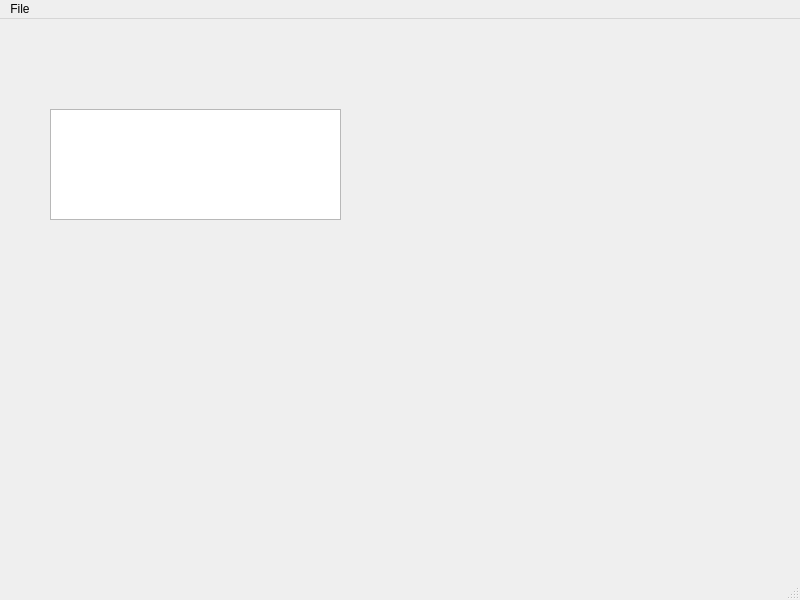
<?xml version="1.0" encoding="UTF-8"?>
<ui version="4.0">
 <class>MainWindow</class>
 <widget class="QMainWindow" name="MainWindow">
  <property name="geometry">
   <rect>
    <x>0</x>
    <y>0</y>
    <width>800</width>
    <height>600</height>
   </rect>
  </property>
  <property name="windowTitle">
   <string>MainWindow</string>
  </property>
  <widget class="QWidget" name="centralwidget">
   <widget class="QPlainTextEdit" name="plainTextEdit">
    <property name="geometry">
     <rect>
      <x>50</x>
      <y>90</y>
      <width>291</width>
      <height>111</height>
     </rect>
    </property>
   </widget>
  </widget>
  <widget class="QMenuBar" name="menubar">
   <property name="geometry">
    <rect>
     <x>0</x>
     <y>0</y>
     <width>800</width>
     <height>21</height>
    </rect>
   </property>
   <widget class="QMenu" name="menuFile">
    <property name="title">
     <string>File</string>
    </property>
    <addaction name="actionNew_Window"/>
   </widget>
   <addaction name="menuFile"/>
  </widget>
  <widget class="QStatusBar" name="statusbar"/>
  <action name="actionNew_Window">
   <property name="text">
    <string>New Window</string>
   </property>
  </action>
 </widget>
 <resources/>
 <connections/>
</ui>
